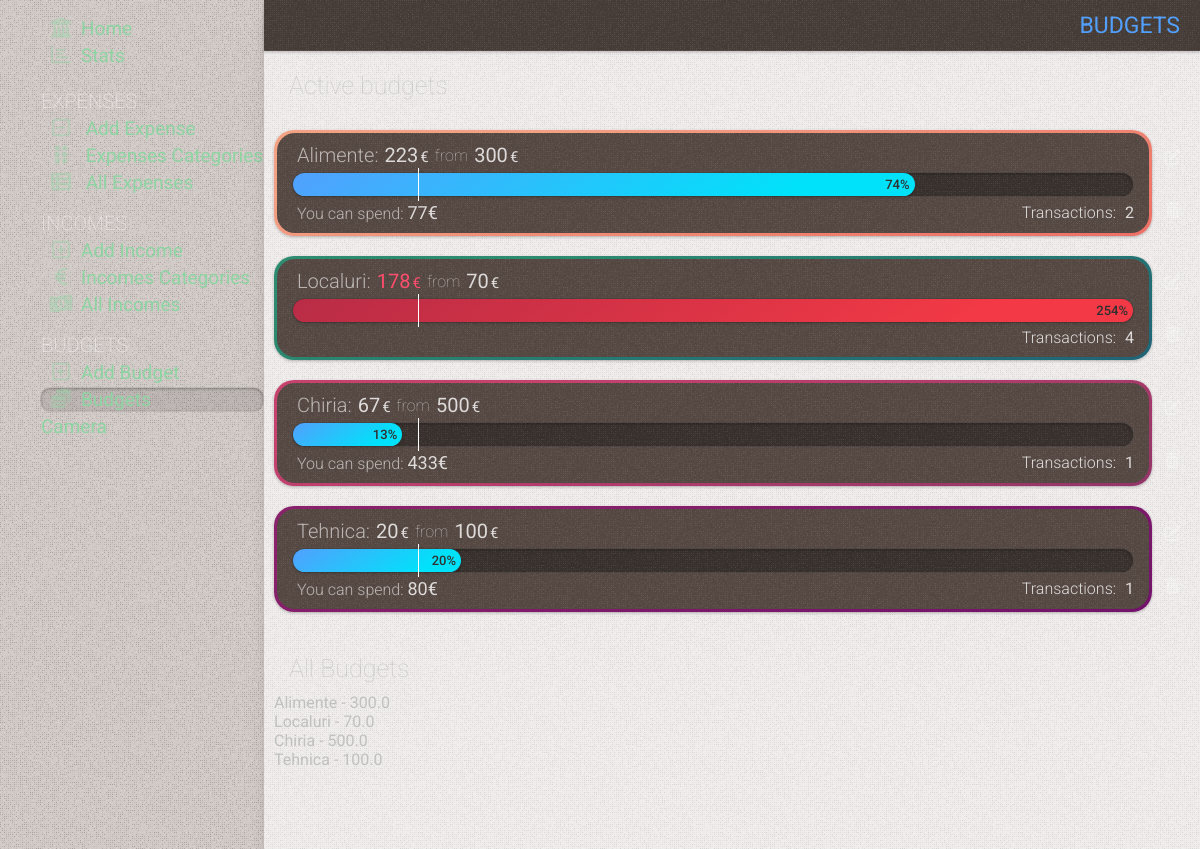
The page /budgets on the database as committed earlier.
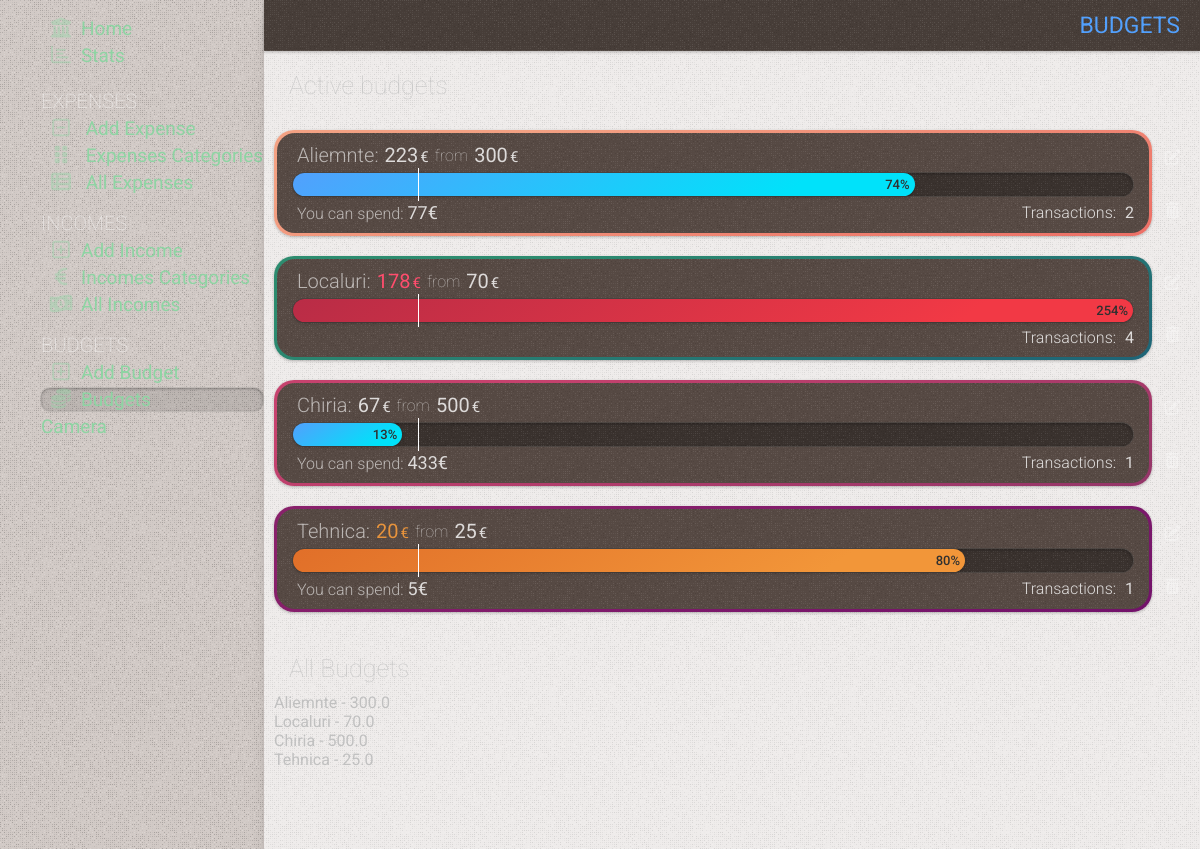
The same page on the database as committed later.
### tables this page shows
CREATE TABLE budget
(
    id       INTEGER PRIMARY KEY AUTOINCREMENT,
    amount   REAL    NOT NULL,
    category INTEGER NOT NULL

);

### app.py (the view)
@app.route('/budgets')
def budgets():
    conn = get_db_connection()
    budgets2 = conn.execute(
        "SELECT SUM(sum) as su, "
        "budget.id as bid, "
        "categories.name as categor, "
        "categories.color as color, "
        "budget.amount as amount, "
        "COUNT(sum) as cnt "
        "FROM  expenses "
        "LEFT JOIN categories on categories.id = expenses.category "
        "LEFT JOIN budget on categories.id = budget.category "
        "WHERE strftime('%m.%Y', date) = strftime('%m.%Y','now') and amount != '' "
        "GROUP BY bid"
    ).fetchall()
    all_budgets = conn.execute(
        "SELECT  "
        "budget.id as bid, "
        "categories.name as categor, "
        "categories.color as color, "
        "budget.amount as amount "
        "FROM budget "
        "LEFT JOIN categories on categories.id = budget.category "
        "GROUP BY bid"
    ).fetchall()
    conn.close()
    now = datetime.now()
    days_in_month = calendar.monthrange(now.year, now.month)[1]
    current_day = datetime.now().day
    return render_template('budgets.html', title='Budgets', budgets2=budgets2, all_budgets=all_budgets,
                           gradient='text-gradient-blue', days_in_month=days_in_month, current_day=current_day)

### app.py (called while the page is built)
def get_db_connection():
    conn = sqlite3.connect('static/database.db')
    conn.row_factory = sqlite3.Row
    return conn

### templates/budgets.html (shortened to what this page needs)
{% extends 'base.html' %} {% block content %}
	<div class="page_title {{ gradient }}" >
		<span >{% block title %} {{ title }} {% endblock %}</span >
	</div >
	<div class="content" >
		<div class=" cards flex-1 mx-auto" >
			<div class="subtitle2" >Active budgets</div >
			<div class="budgets " >
				{% for su, bid, categor, color, amount, cnt in budgets2 %}
					<div class="flex mt-20" >
						<div class="budget-wrap  {{ color }}" >
							<div class="budget-wrap-span" >
								{% set per = su * 100 / amount %}
								{% set today = current_day * 100 / days_in_month %}
								<div class="budget-header subtitle2" >
									<div class="budget-title" >{{ categor }}:</div >
									<div class="budget-su {% if per > 100 %} over{% endif %}
									{% if 75 < per < 100 %} startover{% endif %}" >{{ su|int }} <span >&euro;</span ></div >
									<div class="budget-from" >from</div >
									<div class="budget-amount" >{{ amount|int }}<span >&euro;</span ></div >
								</div >
								<div class="budget-progress" >
									<div class="progress
									{% if per > 100 %} over{% endif %}
									{% if 75 < per < 100 %} startover{% endif %}
									" style="width:{{ per|int }}%" >{{ per|int }}%
									</div >
									<div class="budget-progress-hide" >
									</div >
								</div >
								<div class="flex items-center flex-wrap" >
									<div class="budget-can-spend mt-5 ml-5" >
										{% set remained = amount - su %}
										{% if remained > 0 %}You can spend: <strong >{{ remained|int }}&euro;</strong > {% endif %}
									</div >
									<div class="budget-transactions ml-auto" >Transactions: <strong > {{ cnt }}</strong ></div >
								</div >
							</div >
						</div >
						<div class="btns-ac" >
							<a class="btn-ac" href="/edit_budget/{{ bid }}" ><i class="fa-solid fa-pen-to-square" ></i ></a >
							<form action="{{ url_for('delete_budget', id=bid) }}" method="POST" >
								<button type="submit" class="btn-ac" ><i class="fa-solid fa-trash-can" ></i ></button >
							</form >
						</div >
					</div >
				{% endfor %}
			</div >
			<div class="subtitle2 mt-42" >All Budgets</div >
			<div class="all-budgets" >
				{% for bid, categor, color, amount in all_budgets %}
					<div class="all-budgets-item" >
						{{ categor }} - {{ amount }}
					</div >
				{% endfor %}
			</div >
		</div >
	</div >
{% endblock %}

### templates/base.html (shortened to what this page needs)
<!DOCTYPE html>
<html lang="en" class="dark-theme" >
<head >
	<link rel="stylesheet" href="{{ url_for('static', filename= 'css/splide.min.css') }}" />
	<link rel="stylesheet" href="https://cdnjs.cloudflare.com/ajax/libs/font-awesome/6.0.0-beta3/css/all.min.css" />
	<link rel="stylesheet" href="{{ url_for('static', filename= 'css/mmenu.css') }}" />
	<link rel="stylesheet" href="{{ url_for('static', filename= 'css/styles.css') }}" />
</head >
<body class="w-full flex flex-col" >
<div class="flex container w-full h-full flex-1" >
	<nav id="menu" >
		<ul class="list-menu" >
			<li {% if request.path == '/' %} class="active" {% endif %}><a href="{{ url_for('index') }}" ><i
					class="fa-solid fa-bank" ></i >Home</a ></li >
			<li class="list-stats {% if request.path == '/stats' %} active {% endif %}" ><a href="{{ url_for('stats') }}" ><i
					class="fa-regular fa-chart-bar" ></i >Stats</a >
			</li >
			<li class="list-title mt-20" ><span >Expenses</span >
			<li class="list-expense {% if request.path == '/add' %} active {% endif %}" ><a href="{{ url_for('add') }}" >
				<i class="fa fa-regular fa-square-minus" ></i >
				Add Expense</a >
			</li >
			<li class="list-expense {% if request.path == '/categories' or title == 'Edit Category' or title == 'Edit Subcategory' %} active {% endif %}" >
				<a href="{{ url_for('categories') }}" >
					<i class="fa fa-grip-vertical" ></i >
					Expenses Categories</a >
			</li >
			<li class="list-expense {% if request.path == '/all-expenses' %} active {% endif %}" >
				<a href="{{ url_for('all_expenses') }}" >
					<i class="fa fa-solid fa-table-list" ></i >
					All Expenses</a >
			</li >
			</li >
			<li class="list-title" ><span >Incomes</span >
			<li class="list-income {% if request.path == '/add_income' %} active {% endif %}" ><a
					href="{{ url_for('add_income') }}" ><i class="fa fa-regular fa-square-plus" ></i >Add
																																														Income</a >
			</li >
			<li class="list-income {% if request.path == '/categories_income' or title == 'Edit Category Income' %} active {% endif %}" >
				<a href="{{ url_for('categories_income') }}" ><i class="fa fa-solid fa-euro-sign" ></i >Incomes
																																																Categories</a >
			</li >
			<li class="list-income {% if request.path == '/incomes' %} active {% endif %}" ><a
					href="{{ url_for('incomes') }}" ><i class="fa fa-solid fa-money-bill-1-wave" ></i >All
																																														 Incomes</a >
			</li >
			</li >
			<li class="list-title" ><span >Budgets</span >
			<li class="list-budget {% if request.path == '/add_budget' %} active {% endif %}" ><a
					href="{{ url_for('add_budget') }}" ><i class="fa fa-regular fa-square-plus" ></i >Add
																																														Budget</a >
			</li >
			<li class="list-budget {% if request.path == '/budgets' or title == 'Edit Budget' %} active {% endif %}" ><a
					href="{{ url_for('budgets') }}" ><i class="fa-solid fa-coins" ></i >Budgets</a ></li >
			</li >
			<li class="list-budget" ><a href="{{ url_for('test') }}" >Camera</a ></li >
		</ul >
	</nav >
	<div class="right-container overflow--hidden flex-1 " >
		{% block content %} {% endblock %}
	</div >
</div >
<link rel="stylesheet" href="https://cdn.jsdelivr.net/npm/flatpickr/dist/flatpickr.min.css" >
</body >
</html >

### static/css/mmenu.css (style rules this page uses)
:root { --mm-line-height: 20px; --mm-listitem-size: 38px; --mm-navbar-size: 44px; --mm-offset-top: 0; --mm-offset-right: 0; --mm-offset-bottom: 0; --mm-offset-left: 0; --mm-color-border: rgba(0, 0, 0, 0.1); --mm-color-button: rgba(0, 0, 0, 0.3); --mm-color-text: rgba(0, 0, 0, 0.75); --mm-color-text-dimmed: rgba(0, 0, 0, 0.3); --mm-color-background: #f3f3f3; --mm-color-background-highlight: rgba(0, 0, 0, 0.05); --mm-color-background-emphasis: rgba(255, 255, 255, 0.4); --mm-shadow: 0 0 10px rgba(0, 0, 0, 0.3) }
:root { --mm-iconbar-size: 50px }
:root { --mm-iconpanel-size: 50px }
:root { --mm-sidebar-collapsed-size: 50px; --mm-sidebar-expanded-size: 440px }

Rows that differ between the two databases and show on the page:
computed for budget (number 1 of 4 on the later page): categor "Alimente" → "Aliemnte"
changed budget (number 4 of 4 on the later page): amount "100" → "25"; {{ per|int }} 20 → 80 (drawn); per "20" → "80"; remained "80" → "5"; amount "100.0" → "25.0"
